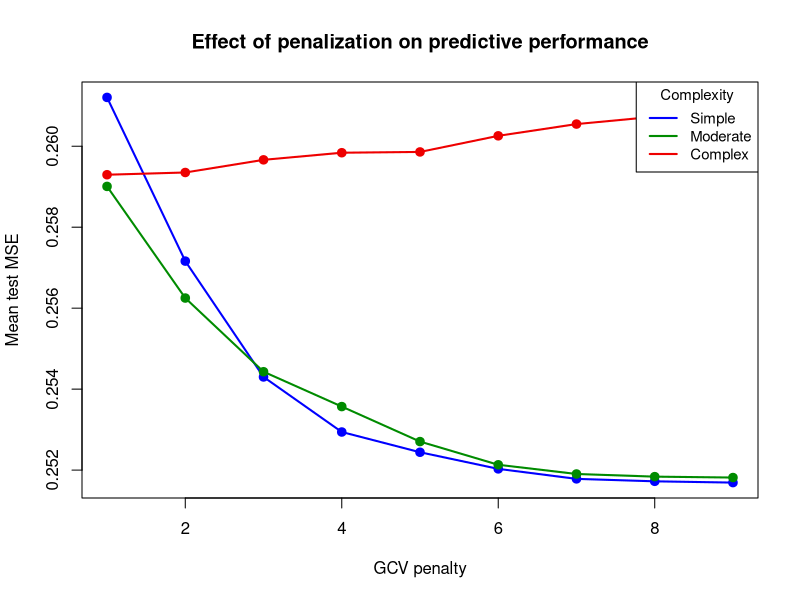
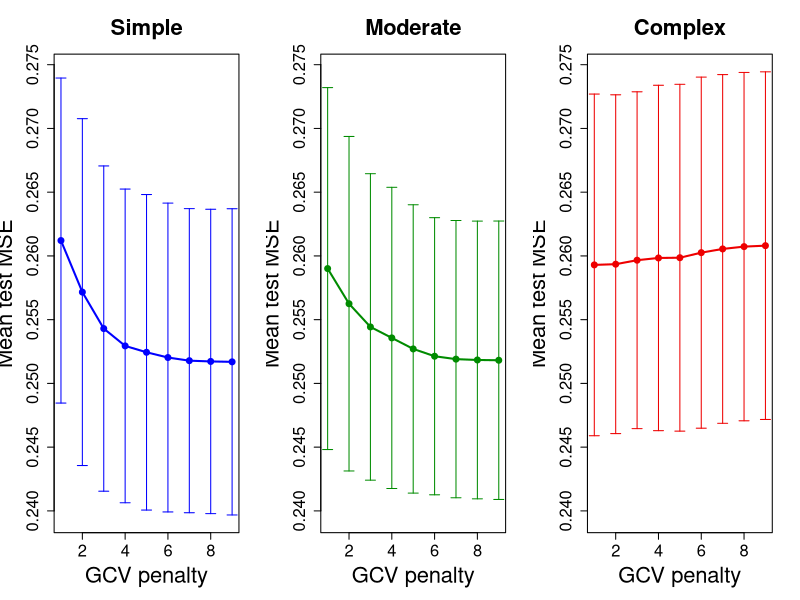
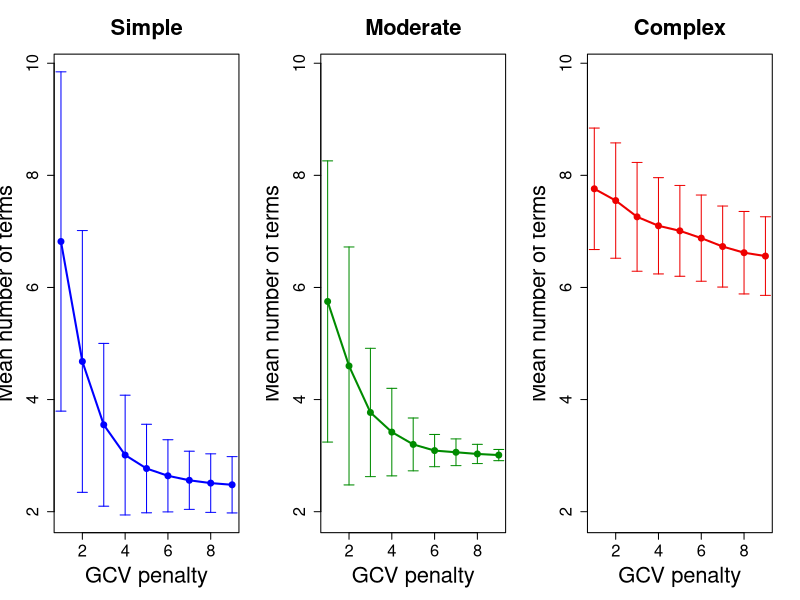
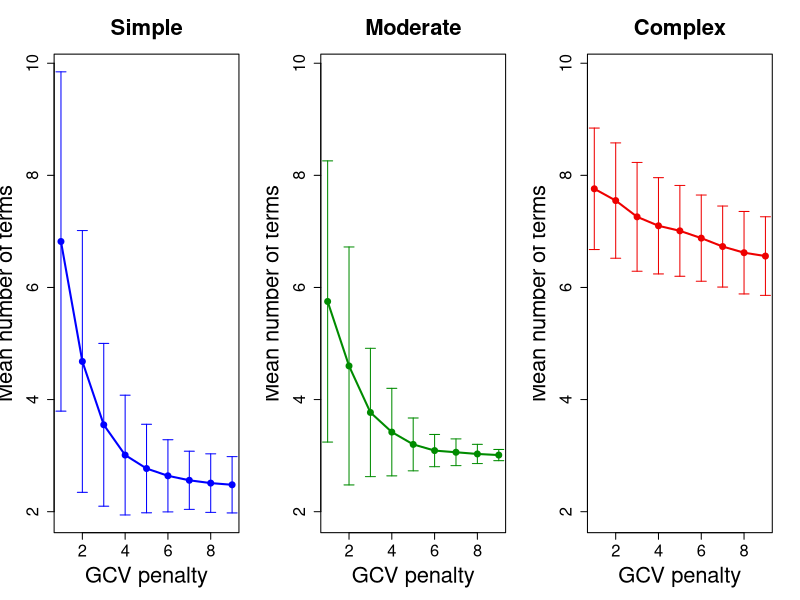

These figures' R source, in order:
## ---- chunk 1
#| message: false
#| warning: false
#| include: false
library(earth)
library(knitr)
library(dplyr)
library(ggplot2)

set.seed(8)

n_train <- 500
n_test <- 1000
n_sim <- 100

penalties <- seq(1, 9, length.out = 9)
## ---- chunk 2
#| message: false
#| warning: false
#| include: false
# Generate data of  tthe three relationships
generate_data <- function(n, complexity, sigma = 0.5) {
  
  x1 <- runif(n, 0, 1)
  x2 <- runif(n, 0, 1)
  
  if (complexity == "Simple") {
    
    y <- 2 + 2*x1
    
  } else if (complexity == "Moderate") {
    
    y <- 2 + 2*x1 + 3*pmax(x1 - 0.5, 0)
    
  } else if (complexity == "Complex") {
    
    y <- 2 + 2*x1 + 3*pmax(x1 - 0.5, 0) + 2*pmax(x2 - 0.4, 0) + 3*x1*x2
  }
  
  
  # add random error and store as data frame
  y <- y + rnorm(n, 0, sigma)
  
  data.frame(y, x1, x2)
}
## ---- chunk 3
#| include: false
# Run one sim
train <- generate_data(n_train, "Simple")
test <- generate_data(n_test, "Simple")

# to store performance measures and calibration settings
results <- data.frame()

# fit mdel using each penalty level
for (p in penalties) {
  
  model <- earth(y ~ x1 + x2, data = train, degree = 2, penalty = p)
  
  predictions <- predict(model, newdata = test)
  
  # (True Y - predicted Y)^2
  test_mse <- mean((test$y - predictions)^2)
  train_mse <- mean((train$y - predict(model))^2)
  
  n_terms <- ncol(model$bx)
  
  # store results
  results <- rbind(results, 
                   data.frame(penalty = p,  train_mse = train_mse, 
                              test_mse = test_mse, n_terms = n_terms))
}

#results
## ---- chunk 4
#| message: false
#| warning: false
#| include: false

# for each combination of complexity and penalty level, fit multiple models and 
# take average performance measures 

results <- data.frame()

# for each complexity
for (complexity in c("Simple", "Moderate", "Complex")) {
  
  # fit multiple models (of same structure)
  for (sim in 1:n_sim) {
    
    #set.seed(27)
    train <- generate_data(n_train, complexity)
    
    #set.seed(10)
    test <- generate_data(n_test, complexity)
    
    # for every penalty level
    for (p in penalties) {
      
      model <- earth(y ~ x1 + x2, data = train, degree = 2, penalty = p)
      
      predictions <- predict(model, newdata = test)
      
      test_mse <- mean((test$y - predictions)^2)
      
      train_mse <- mean((train$y - predict(model))^2)
      
      n_terms <- ncol(model$bx)
      
      results <- rbind(results, 
                       data.frame(complexity = complexity, 
                                  simulation = sim, 
                                  penalty = p, 
                                  train_mse = train_mse, 
                                  test_mse = test_mse, 
                                  n_terms = n_terms))
    }
  }
}
## ---- chunk 5
#| message: false
#| warning: false
#| include: false
# Calculate the average test MSE

summary_results <- results %>%
  group_by(complexity, penalty) %>%
  summarise(mean_test_mse = mean(test_mse), 
            sd_test_mse = sd(test_mse), 
            mean_train_mse = mean(train_mse),
            sd_train_mse = sd(train_mse),
            mean_n_terms = mean(n_terms),
            sd_n_terms = sd(n_terms),
            .groups = "drop")

kable(summary_results, digits = 3, caption = "Table of summary results.")

simple_summary_results <- summary_results[summary_results$complexity == 'Simple',]
moderate_summary_results <- summary_results[summary_results$complexity == 'Moderate',]
complex_summary_results <- summary_results[summary_results$complexity == 'Complex',]

## ---- chunk 6
#| message: false
#| warning: false
#| include: false
# Plot the main result

simple_summary_results <- summary_results[summary_results$complexity == 'Simple',]
moderate_summary_results <- summary_results[summary_results$complexity == 'Moderate',]
complex_summary_results <- summary_results[summary_results$complexity == 'Complex',]


plot(simple_summary_results$penalty, simple_summary_results$mean_test_mse, type = 'p', lwd = 2, pch = 19, ylim = c(min(summary_results$mean_test_mse), max(summary_results$mean_test_mse)), col = "blue", xlab = "GCV penalty", ylab = "Mean test MSE", main = "Effect of penalization on predictive performance")
lines(simple_summary_results$penalty, simple_summary_results$mean_test_mse, type = 'l', lwd = 2, col = "blue")

lines(moderate_summary_results$penalty, moderate_summary_results$mean_test_mse, type = 'p', lwd = 2, pch = 19, col = "green4")
lines(moderate_summary_results$penalty, moderate_summary_results$mean_test_mse, type = 'l', lwd = 2, col = "green4")

lines(complex_summary_results$penalty, complex_summary_results$mean_test_mse, type = 'p', lwd = 2, pch = 19, col = "red2")
lines(complex_summary_results$penalty, complex_summary_results$mean_test_mse, type = 'l', lwd = 2, col = "red2")


legend("topright", lwd = c(2,2,2), col = c("blue", "green4", "red2"), legend = c("Simple", "Moderate", "Complex"), title = "Complexity", cex = 0.9)

## ---- chunk 7
#| echo: false
#| message: false
#| warning: false

# Common y-axis limits across all three plots,
# including the error bars
y_min <- min(
  summary_results$mean_test_mse -
    summary_results$sd_test_mse
)

y_max <- max(
  summary_results$mean_test_mse +
    summary_results$sd_test_mse
)

y_limits <- c(y_min, y_max)


# Set up a 1 x 3 layout
par(mfrow = c(1, 3))


# -------------------------
# Simple complexity
# -------------------------

plot(
  simple_summary_results$penalty,
  simple_summary_results$mean_test_mse,
  type = "o",
  lwd = 2,
  pch = 19,
  col = "blue",
  ylim = y_limits,
  xlab = "GCV penalty",
  ylab = "Mean test MSE",
  main = "Simple", cex.lab = 2, cex.main = 2, cex.axis = 1.5
)

arrows(
  simple_summary_results$penalty,
  simple_summary_results$mean_test_mse -
    simple_summary_results$sd_test_mse,
  simple_summary_results$penalty,
  simple_summary_results$mean_test_mse +
    simple_summary_results$sd_test_mse,
  angle = 90,
  code = 3,
  length = 0.05,
  col = "blue",
  lwd = 1
)


# -------------------------
# Moderate complexity
# -------------------------

plot(
  moderate_summary_results$penalty,
  moderate_summary_results$mean_test_mse,
  type = "o",
  lwd = 2,
  pch = 19,
  col = "green4",
  ylim = y_limits,
  xlab = "GCV penalty",
  ylab = "Mean test MSE",
  main = "Moderate", cex.lab = 2, cex.main = 2, cex.axis = 1.5
)

arrows(
  moderate_summary_results$penalty,
  moderate_summary_results$mean_test_mse -
    moderate_summary_results$sd_test_mse,
  moderate_summary_results$penalty,
  moderate_summary_results$mean_test_mse +
    moderate_summary_results$sd_test_mse,
  angle = 90,
  code = 3,
  length = 0.05,
  col = "green4",
  lwd = 1
)


# -------------------------
# Complex complexity
# -------------------------

plot(
  complex_summary_results$penalty,
  complex_summary_results$mean_test_mse,
  type = "o",
  lwd = 2,
  pch = 19,
  col = "red2",
  ylim = y_limits,
  xlab = "GCV penalty",
  ylab = "Mean test MSE",
  main = "Complex", cex.lab = 2, cex.main = 2, cex.axis = 1.5
)

arrows(
  complex_summary_results$penalty,
  complex_summary_results$mean_test_mse -
    complex_summary_results$sd_test_mse,
  complex_summary_results$penalty,
  complex_summary_results$mean_test_mse +
    complex_summary_results$sd_test_mse,
  angle = 90,
  code = 3,
  length = 0.05,
  col = "red2",
  lwd = 1
)

## ---- chunk 8
#| message: false
#| warning: false
#| include: false
# Common y-axis limits across all three plots,
# including the error bars
y_min <- min(
  summary_results$mean_n_terms -
    summary_results$sd_n_terms
)

y_max <- max(
  summary_results$mean_n_terms +
    summary_results$sd_n_terms
)

y_limits <- c(y_min, y_max)


# Set up a 1 x 3 layout
par(mfrow = c(1, 3))


# -------------------------
# Simple complexity
# -------------------------

plot(
  simple_summary_results$penalty,
  simple_summary_results$mean_n_terms,
  type = "o",
  lwd = 2,
  pch = 19,
  col = "blue",
  ylim = y_limits,
  xlab = "GCV penalty",
  ylab = "Mean number of terms",
  main = "Simple", cex.lab = 2, cex.main = 2, cex.axis = 1.5
)

arrows(
  simple_summary_results$penalty,
  simple_summary_results$mean_n_terms -
    simple_summary_results$sd_n_terms,
  simple_summary_results$penalty,
  simple_summary_results$mean_n_terms +
    simple_summary_results$sd_n_terms,
  angle = 90,
  code = 3,
  length = 0.05,
  col = "blue",
  lwd = 1
)


# -------------------------
# Moderate complexity
# -------------------------

plot(
  moderate_summary_results$penalty,
  moderate_summary_results$mean_n_terms,
  type = "o",
  lwd = 2,
  pch = 19,
  col = "green4",
  ylim = y_limits,
  xlab = "GCV penalty",
  ylab = "Mean number of terms",
  main = "Moderate", cex.lab = 2, cex.main = 2, cex.axis = 1.5
)

arrows(
  moderate_summary_results$penalty,
  moderate_summary_results$mean_n_terms -
    moderate_summary_results$sd_n_terms,
  moderate_summary_results$penalty,
  moderate_summary_results$mean_n_terms +
    moderate_summary_results$sd_n_terms,
  angle = 90,
  code = 3,
  length = 0.05,
  col = "green4",
  lwd = 1
)


# -------------------------
# Complex complexity
# -------------------------

plot(
  complex_summary_results$penalty,
  complex_summary_results$mean_n_terms,
  type = "o",
  lwd = 2,
  pch = 19,
  col = "red2",
  ylim = y_limits,
  xlab = "GCV penalty",
  ylab = "Mean number of terms",
  main = "Complex", cex.lab = 2, cex.main = 2, cex.axis = 1.5
)

arrows(
  complex_summary_results$penalty,
  complex_summary_results$mean_n_terms -
    complex_summary_results$sd_n_terms,
  complex_summary_results$penalty,
  complex_summary_results$mean_n_terms +
    complex_summary_results$sd_n_terms,
  angle = 90,
  code = 3,
  length = 0.05,
  col = "red2",
  lwd = 1
)
## ---- chunk 9
#| message: false
#| warning: false
#| include: false
# Identify the best penalty
best_penalty <- summary_results %>%
  group_by(complexity) %>%
  slice_min(mean_test_mse, n = 1) %>%
  select(complexity, penalty, mean_test_mse, mean_n_terms)

kable(best_penalty, digits = 3, caption = "Average performance measures and the penalty that resulted in the lowest average test MSE for each complexity level")
## ---- chunk 10
#| echo: false
#| message: false
#| warning: false
# Common y-axis limits across all three plots,
# including the error bars
y_min <- min(
  summary_results$mean_n_terms -
    summary_results$sd_n_terms
)

y_max <- max(
  summary_results$mean_n_terms +
    summary_results$sd_n_terms
)

y_limits <- c(y_min, y_max)


# Set up a 1 x 3 layout
par(mfrow = c(1, 3))


# -------------------------
# Simple complexity
# -------------------------

plot(
  simple_summary_results$penalty,
  simple_summary_results$mean_n_terms,
  type = "o",
  lwd = 2,
  pch = 19,
  col = "blue",
  ylim = y_limits,
  xlab = "GCV penalty",
  ylab = "Mean number of terms",
  main = "Simple", cex.lab = 2, cex.main = 2, cex.axis = 1.5
)

arrows(
  simple_summary_results$penalty,
  simple_summary_results$mean_n_terms -
    simple_summary_results$sd_n_terms,
  simple_summary_results$penalty,
  simple_summary_results$mean_n_terms +
    simple_summary_results$sd_n_terms,
  angle = 90,
  code = 3,
  length = 0.05,
  col = "blue",
  lwd = 1
)


# -------------------------
# Moderate complexity
# -------------------------

plot(
  moderate_summary_results$penalty,
  moderate_summary_results$mean_n_terms,
  type = "o",
  lwd = 2,
  pch = 19,
  col = "green4",
  ylim = y_limits,
  xlab = "GCV penalty",
  ylab = "Mean number of terms",
  main = "Moderate", cex.lab = 2, cex.main = 2, cex.axis = 1.5
)

arrows(
  moderate_summary_results$penalty,
  moderate_summary_results$mean_n_terms -
    moderate_summary_results$sd_n_terms,
  moderate_summary_results$penalty,
  moderate_summary_results$mean_n_terms +
    moderate_summary_results$sd_n_terms,
  angle = 90,
  code = 3,
  length = 0.05,
  col = "green4",
  lwd = 1
)


# -------------------------
# Complex complexity
# -------------------------

plot(
  complex_summary_results$penalty,
  complex_summary_results$mean_n_terms,
  type = "o",
  lwd = 2,
  pch = 19,
  col = "red2",
  ylim = y_limits,
  xlab = "GCV penalty",
  ylab = "Mean number of terms",
  main = "Complex", cex.lab = 2, cex.main = 2, cex.axis = 1.5
)

arrows(
  complex_summary_results$penalty,
  complex_summary_results$mean_n_terms -
    complex_summary_results$sd_n_terms,
  complex_summary_results$penalty,
  complex_summary_results$mean_n_terms +
    complex_summary_results$sd_n_terms,
  angle = 90,
  code = 3,
  length = 0.05,
  col = "red2",
  lwd = 1
)
## ---- chunk 11
#| message: false
#| warning: false
#| include: false
# Calculate the average test MSE

summary_results <- results %>%
  group_by(complexity, penalty) %>%
  summarise(mean_test_mse = mean(test_mse), 
            sd_test_mse = sd(test_mse), 
            mean_n_terms = mean(n_terms), 
            .groups = "drop")

summary_results <- as.data.frame(summary_results)
colnames(summary_results) <- c("Complexity" , "Penalty", "Mean test mse", "SD test mse", "Mean n terms")

kable(summary_results, digits = 3, caption = "Table of summary results.")
